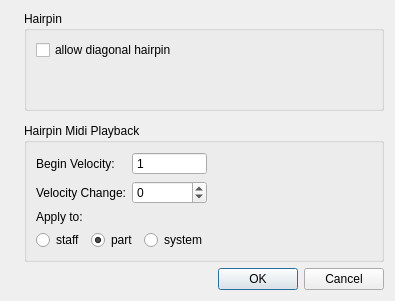
<?xml version="1.0" encoding="UTF-8"?>
<ui version="4.0">
 <class>HairpinProperties</class>
 <widget class="QDialog" name="HairpinProperties">
  <property name="geometry">
   <rect>
    <x>0</x>
    <y>0</y>
    <width>395</width>
    <height>282</height>
   </rect>
  </property>
  <property name="windowTitle">
   <string>Crescendo/Decrescendo Properties</string>
  </property>
  <layout class="QGridLayout" name="gridLayout">
   <item row="3" column="1">
    <widget class="QDialogButtonBox" name="buttonBox">
     <property name="orientation">
      <enum>Qt::Horizontal</enum>
     </property>
     <property name="standardButtons">
      <set>QDialogButtonBox::Cancel|QDialogButtonBox::Ok</set>
     </property>
    </widget>
   </item>
   <item row="0" column="1">
    <widget class="QGroupBox" name="groupBox_2">
     <property name="minimumSize">
      <size>
       <width>0</width>
       <height>100</height>
      </size>
     </property>
     <property name="title">
      <string>Hairpin</string>
     </property>
     <layout class="QVBoxLayout" name="verticalLayout">
      <item>
       <widget class="QCheckBox" name="diagonal">
        <property name="text">
         <string>allow diagonal hairpin</string>
        </property>
       </widget>
      </item>
      <item>
       <spacer name="verticalSpacer_3">
        <property name="orientation">
         <enum>Qt::Vertical</enum>
        </property>
        <property name="sizeHint" stdset="0">
         <size>
          <width>20</width>
          <height>40</height>
         </size>
        </property>
       </spacer>
      </item>
     </layout>
    </widget>
   </item>
   <item row="2" column="1">
    <widget class="QGroupBox" name="groupBox">
     <property name="title">
      <string>Hairpin Midi Playback</string>
     </property>
     <property name="flat">
      <bool>false</bool>
     </property>
     <layout class="QGridLayout" name="gridLayout_2">
      <item row="2" column="0">
       <widget class="QLabel" name="label2">
        <property name="text">
         <string>Velocity Change:</string>
        </property>
       </widget>
      </item>
      <item row="5" column="0" colspan="3">
       <layout class="QHBoxLayout" name="horizontalLayout">
        <item>
         <widget class="QRadioButton" name="staffButton">
          <property name="text">
           <string>staff</string>
          </property>
          <property name="checked">
           <bool>false</bool>
          </property>
         </widget>
        </item>
        <item>
         <widget class="QRadioButton" name="partButton">
          <property name="text">
           <string>part</string>
          </property>
          <property name="checked">
           <bool>true</bool>
          </property>
         </widget>
        </item>
        <item>
         <widget class="QRadioButton" name="systemButton">
          <property name="text">
           <string>system</string>
          </property>
         </widget>
        </item>
       </layout>
      </item>
      <item row="1" column="3">
       <spacer name="horizontalSpacer">
        <property name="orientation">
         <enum>Qt::Horizontal</enum>
        </property>
        <property name="sizeHint" stdset="0">
         <size>
          <width>40</width>
          <height>20</height>
         </size>
        </property>
       </spacer>
      </item>
      <item row="4" column="0" colspan="3">
       <widget class="QLabel" name="label_2">
        <property name="text">
         <string>Apply to:</string>
        </property>
       </widget>
      </item>
      <item row="3" column="0">
       <spacer name="verticalSpacer_2">
        <property name="orientation">
         <enum>Qt::Vertical</enum>
        </property>
        <property name="sizeHint" stdset="0">
         <size>
          <width>20</width>
          <height>40</height>
         </size>
        </property>
       </spacer>
      </item>
      <item row="1" column="0">
       <widget class="QLabel" name="label">
        <property name="text">
         <string>Begin Velocity:</string>
        </property>
       </widget>
      </item>
      <item row="6" column="0">
       <spacer name="verticalSpacer">
        <property name="orientation">
         <enum>Qt::Vertical</enum>
        </property>
        <property name="sizeHint" stdset="0">
         <size>
          <width>20</width>
          <height>40</height>
         </size>
        </property>
       </spacer>
      </item>
      <item row="1" column="1" colspan="2">
       <widget class="QSpinBox" name="beginVelocity">
        <property name="readOnly">
         <bool>true</bool>
        </property>
        <property name="buttonSymbols">
         <enum>QAbstractSpinBox::NoButtons</enum>
        </property>
        <property name="minimum">
         <number>1</number>
        </property>
        <property name="maximum">
         <number>127</number>
        </property>
       </widget>
      </item>
      <item row="2" column="1" colspan="2">
       <widget class="QSpinBox" name="veloChange">
        <property name="minimum">
         <number>-127</number>
        </property>
        <property name="maximum">
         <number>127</number>
        </property>
       </widget>
      </item>
     </layout>
    </widget>
   </item>
   <item row="0" column="0" rowspan="4">
    <widget class="QLabel" name="label_3">
     <property name="sizePolicy">
      <sizepolicy hsizetype="Fixed" vsizetype="Ignored">
       <horstretch>0</horstretch>
       <verstretch>0</verstretch>
      </sizepolicy>
     </property>
     <property name="text">
      <string/>
     </property>
     <property name="pixmap">
      <pixmap resource="mscore.qrc">:/data/bg1.jpg</pixmap>
     </property>
    </widget>
   </item>
  </layout>
 </widget>
 <resources>
  <include location="mscore.qrc"/>
 </resources>
 <connections>
  <connection>
   <sender>buttonBox</sender>
   <signal>accepted()</signal>
   <receiver>HairpinProperties</receiver>
   <slot>accept()</slot>
   <hints>
    <hint type="sourcelabel">
     <x>248</x>
     <y>254</y>
    </hint>
    <hint type="destinationlabel">
     <x>157</x>
     <y>274</y>
    </hint>
   </hints>
  </connection>
  <connection>
   <sender>buttonBox</sender>
   <signal>rejected()</signal>
   <receiver>HairpinProperties</receiver>
   <slot>reject()</slot>
   <hints>
    <hint type="sourcelabel">
     <x>316</x>
     <y>260</y>
    </hint>
    <hint type="destinationlabel">
     <x>286</x>
     <y>274</y>
    </hint>
   </hints>
  </connection>
 </connections>
</ui>
